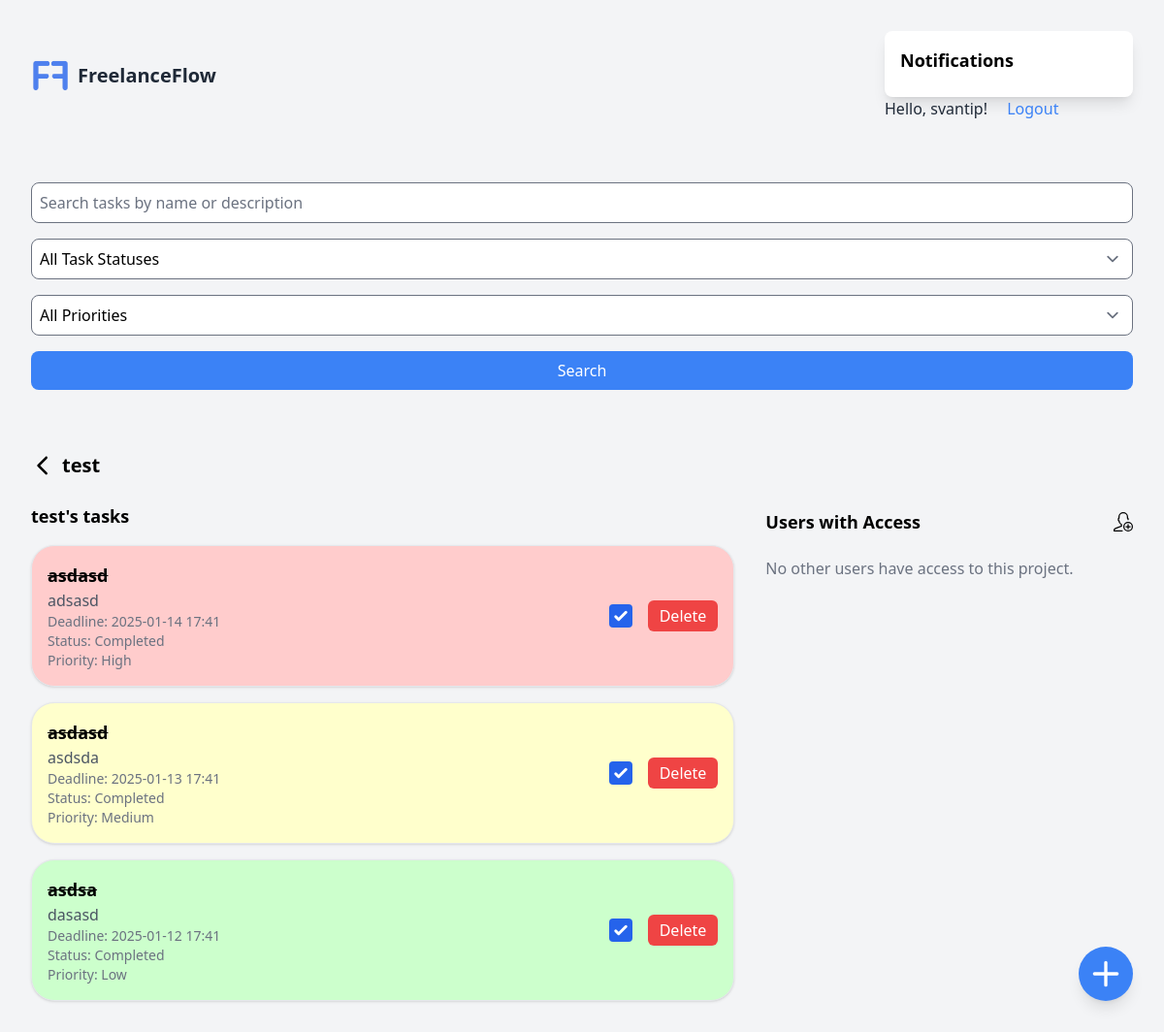
Page /projects/7/ (signed in) on the committed database.
### myapp/models.py (models this page shows, shortened)
class Project(models.Model):
    project_id = models.BigAutoField(primary_key=True)
    PROJECT_STATUS_CHOICES = [
        ('ongoing', 'Ongoing'),         # (database_value, display_name)
        ('completed', 'Completed'),
    ]
    project_name = models.CharField(max_length=200, unique=True)
    project_description = models.TextField(blank=True)
    project_status = models.CharField(
        max_length=20, choices=PROJECT_STATUS_CHOICES)
    project_deadline = models.DateTimeField()
    project_created = models.DateTimeField(auto_now_add=True)
    project_updated = models.DateTimeField(auto_now=True)
    tags = models.ManyToManyField(Tag, related_name="projects", blank=True)
    owner = models.ForeignKey(
        User,
        on_delete=models.CASCADE,
        related_name="projects",
        null=True,  # Allows the field to accept NULL in the database
        blank=True,  # Makes it optional in forms
    )
    viewers = models.ManyToManyField(
        User, related_name="viewable_project", blank=True)

class Task(models.Model):
    task_id = models.BigAutoField(primary_key=True)
    TASK_STATUS_CHOICES = [
        ('ongoing', 'Ongoing'),         # (database_value, display_name)
        ('completed', 'Completed'),
    ]
    TASK_PRIORITY_CHOICES = [
        ('high', 'High'),
        ('medium', 'Medium'),
        ('low', 'Low'),
    ]
    task_name = models.CharField(max_length=200)
    task_description = models.TextField(blank=True)
    task_status = models.CharField(max_length=20, choices=TASK_STATUS_CHOICES)
    task_priority = models.CharField(
        max_length=20, choices=TASK_PRIORITY_CHOICES
    )
    task_deadline = models.DateTimeField()
    project = models.ForeignKey(
        Project, on_delete=models.CASCADE, related_name="tasks"
    )
    task_created = models.DateTimeField(auto_now_add=True)
    task_updated = models.DateTimeField(auto_now=True)

### myapp/views.py (the view)
# urls.py: path('projects/<int:pk>/', views.project_details,
@login_required
def project_details(request, pk):
    project = get_object_or_404(Project, pk=pk)
    if request.user != project.owner and request.user not in project.viewers.all():
        return render(request, "403.html", status=403)
    query = request.GET.get('q', '')  # Pretraživačka fraza
    task_status = request.GET.get('status', '')
    task_priority = request.GET.get('priority', '')
    tasks = project.tasks.all()
    if query:
        tasks = tasks.filter(
            Q(task_name__icontains=query) |
            Q(task_description__icontains=query)
        )
    if task_status:
        tasks = tasks.filter(task_status=task_status)
    if task_priority:
        tasks = tasks.filter(task_priority=task_priority)
    context = {
        'project': project,
        'tasks': tasks,
        'query': query,
        'task_status': task_status,
        'task_priority': task_priority,
    }
    return render(request, 'projects/project_details.html', context)

### myapp/templates/projects/project_details.html (shortened to what this page needs)
{% extends "base.html" %}
{% load static %}
{% block content %}
<div class="w-full h-full bg-gray-100">
  <form method="get" action="" class="flex flex-col space-y-4 p-8 bg-gray-100">
    <input
        type="text"
        name="q"
        value="{{ query|default:'' }}"
        placeholder="Search tasks by name or description"
        class="block w-full p-2 border rounded-lg focus:ring focus:ring-blue-300"
    />
    <select name="status" class="p-2 border rounded-lg">
        <option value="">All Task Statuses</option>
    </select>
    <select name="priority" class="p-2 border rounded-lg">
        <option value="">All Priorities</option>
    </select>
    <button
        type="submit"
        class="bg-blue-500 text-white px-4 py-2 rounded-lg hover:bg-blue-700"
    >
        Search
    </button>
</form>
  <div class="p-8">
    {% if user.is_authenticated %}
    <div class="flex flex-row h-auto items-center space-x-2">
      <a href="{% url 'myapp:home' %}">
      </a>
      <h1 class="text-xl font-bold">{{ project.project_name }}</h1>
    </div>
    <div class="flex flex-col lg:flex-row lg:space-x-8 mt-6">
      <div class="flex-1">
        <h2 class="text-lg font-semibold mb-4">{{ project.project_name }}'s tasks</h2>
        {% if tasks %}
        <ul class="space-y-4">
          {% for task in tasks %}
          <li
  class="p-4 border rounded-3xl shadow flex justify-between items-center"
  data-task-id="{{ task.task_id }}"
  data-priority="{{ task.task_priority }}"
  data-status="{{ task.task_status }}"
  style="
    background-color:
    {% if task.task_priority == 'high' %}#FFCCCC{% elif task.task_priority == 'medium' %}#FFFFCC{% elif task.task_priority == 'low' %}#CCFFCC{% else %}white{% endif %};
  "
>
  <div>
    <h3
      class="text-lg font-semibold task-name"
      style="{% if task.task_status == 'completed' %}text-decoration: line-through;{% endif %}">
      {{ task.task_name }}
    </h3>
    <p class="text-gray-600">{{ task.task_description }}</p>
    <p class="text-sm text-gray-500">Deadline: {{ task.task_deadline|date:"Y-m-d H:i" }}</p>
    <p class="text-sm text-gray-500">
      Status: <span class="task-status-display">{{ task.get_task_status_display }}</span>
    </p>
    <p class="text-sm text-gray-500">Priority: {{ task.get_task_priority_display }}</p>
  </div>
  <div class="flex items-center space-x-4">
    <label class="flex items-center space-x-2">
      <input
        type="checkbox"
        data-task-id="{{ task.task_id }}"
        {% if task.task_status == 'completed' %}checked{% endif %}
        class="task-status-checkbox h-6 w-6 text-blue-600 border-gray-300 rounded focus:ring focus:ring-blue-300">
    </label>
    <button
      class="delete-task-button bg-red-500 text-white px-3 py-1 rounded-md hover:bg-red-700 focus:outline-none focus:ring-2 focus:ring-red-300"
      data-task-id="{{ task.task_id }}">
      Delete
    </button>
  </div>
</li>
          {% endfor %}
        </ul>
        {% else %}
        <p class="text-gray-700">No tasks found for this project.</p>
        {% endif %}
      </div>
      <div class="lg:w-1/3">
        <div class="flex flex-row items-center justify-between space-x-5 h-10 lg:mb-4 mt-5 lg:mt-0">
          <h2 class="text-lg font-semibold">Users with Access</h2>
          <button
            id="add-user-button"
            class="text-black w-5 h-5"
            title="Add User to Project">
          </button>
        </div>
        <div class="space-y-4">
          {% for user in users %}
          <div class="p-2 bg-gray-100 rounded-lg shadow text-center">
            <p class="text-gray-700">{{ user.username }}</p>
          </div>
          {% empty %}
          <p class="text-gray-500">No other users have access to this project.</p>
          {% endfor %}
        </div>
      </div>
    </div>
    <div class="fixed z-50 bottom-0 right-0 p-8">
      <a href="{% url 'myapp:create_task' project.project_id %}" class="flex items-center bg-blue-500 text-white p-2 rounded-full shadow-lg hover:bg-blue-700" title="Create New Task">
        <svg xmlns="http://www.w3.org/2000/svg" class="h-10 w-10" viewBox="0 0 24 24" fill="currentColor">
          <path d="M12 4a1 1 0 011 1v6h6a1 1 0 110 2h-6v6a1 1 0 11-2 0v-6H5a1 1 0 110-2h6V5a1 1 0 011-1z" />
        </svg>
      </a>
    </div>
    {% else %}
    <h1 class="text-xl font-bold">Please log in to access the project details.</h1>
    {% endif %}
  </div>
</div>
{% endblock %}

### myapp/templates/base.html (shortened to what this page needs)
{% load static %}
<!DOCTYPE html>
<html lang="en">
  <head>
    <link rel="stylesheet" href="{% static 'output.css' %}" />
  </head>
  <body class="h-full bg-gray-100">
    <main class="min-h-screen flex flex-col">
      <div class="flex justify-between items-center p-8">
        <a href="{% url 'myapp:home' %}" class="flex items-center">
          <img src="{% static 'FF.png' %}" alt="FreelanceFlow Logo" class="h-10 w-auto" />
          <span class="ml-2 text-xl font-bold text-gray-800">FreelanceFlow</span>
        </a>
        <div>
          {% if user.is_authenticated %}
          <div id="notification-inbox" class="w-64 bg-white p-4 rounded-lg shadow-lg">
            <h2 class="text-lg font-bold mb-2">Notifications</h2>
          </div>
          <p class="inline text-gray-800">Hello, {{ user.username }}!</p>
          <form action="{% url 'myapp:logout' %}" method="POST" class="inline">
            <button type="submit" class="ml-4 text-blue-500 hover:underline">Logout</button>
          </form>
          {% else %}
          <a href="{% url 'myapp:login' %}" class="text-blue-500 hover:underline"> Login </a>
          <a href="{% url 'myapp:register' %}" class="ml-4 text-blue-500 hover:underline">
            Register
          </a>
          {% endif %}
        </div>
      </div>
      {% block content %}{% endblock content %}
    </main>
  </body>
</html>

### rows in the picture
Project: project_name "test"
Task: task_name "asdasd", task_description "adsasd", task_deadline "2025-01-14 17:41", task_status "Completed", task_priority "High", task_status "☑"
Task: task_name "asdasd", task_description "asdsda", task_deadline "2025-01-13 17:41", task_status "Completed", task_priority "Medium", task_status "☑"
Task: task_name "asdsa", task_description "dasasd", task_deadline "2025-01-12 17:41", task_status "Completed", task_priority "Low", task_status "☑"

### other values in the picture
{{ user.username }} "svantip"
